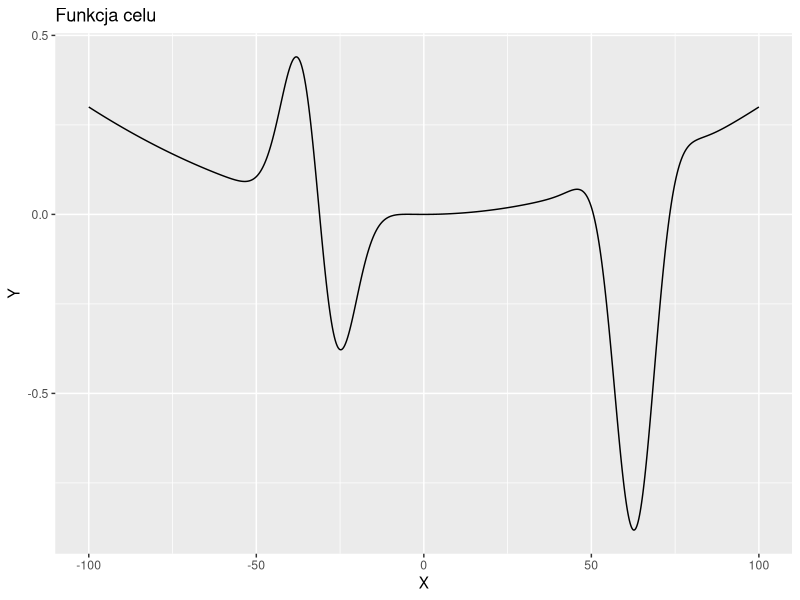

This figure's R source:
## ---- chunk 1
knitr::opts_chunk$set(echo = TRUE)
## ---- chunk 2
# bibliotego do rysowania wykresów
library(ggplot2)

# definicja funkcji celu
funkcja_celu <- function(x) {
  return(sin(x/10)*exp(-(x/10+pi)^2) - cos(x/10)*exp(-(x/10-2*pi)^2) + 0.003*(x/10)^2)
}

# generowanie x
x_values <- seq(-100, 100, length.out = 1000)
# generowanie y
y_values <- funkcja_celu(x_values)
# stworzenie ramki danych
data <- data.frame(x = x_values, y = y_values)

# wizualizacja danych
ggplot(data, aes(x = x, y = y)) +
  geom_line() +
  labs(x = 'X', y = 'Y', title = 'Funkcja celu') 
## ---- chunk 3
lagrange_interpolation <- function(f, a, c, b) {
  return(1/2 *(f(a)*(c^2-b^2) + f(c)*(b^2-a^2) + f(b)*(a^2-c^2))/(f(a)*(c-b) + f(c)*(b-a) + f(b)*(a-c)))
}

cut_solution_interval <- function(f, a, c, b, d) {
  if(a < d & d < c & f(d) < f(c)){
    return(c(a, d, c))
  }
  if(a < d & d < c & f(d) >= f(c)){
    return(c(d, c, b))
  }
  if(c < d & d < b & f(d) < f(c)){
    return(c(c, d, b))
  }
  if(c< d & d < b & f(d) >= f(c)){
    return(c(a, c, d))
  }
}

lagrange_min <- function(f, interval, epsilon) {
  a <- interval[1]
  c <- (interval[1] + interval[2]) / 2
  b <- interval[2]
  d <- 0
  if (a > c | c > b | a > b) {
    return('Źle podany przedział')
  }
  while(b - a > epsilon)
  {
    d = lagrange_interpolation(f, a, c, b)
    if(d > a & a < b & d != c)
    {
      new_interval <- cut_solution_interval(f, a, c, b, d)
      a <- new_interval[1]
      c <- new_interval[2]
      b <- new_interval[3]
    }
    else 
    {
      return('Nie jest zbieżny')
    }
  }
  return(c(a, b))
}

result <- lagrange_min(funkcja_celu, c(50, 100), 1/1000)
print(result)
